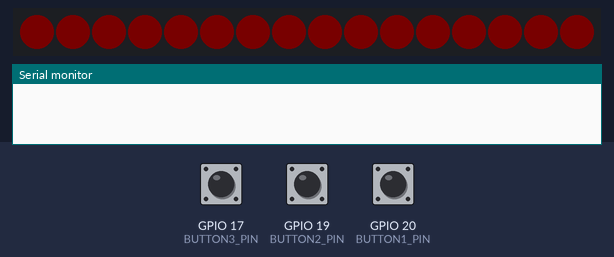
A sketch run on a simulated ESP32-C6. Parts: 16 RGB LEDs in strip order, left to right, the last lines printed to the serial monitor. The inputs (shaded band) are chosen by the test bench; at power-on: GPIO 17 (BUTTON3_PIN) HIGH, GPIO 19 (BUTTON2_PIN) HIGH, GPIO 20 (BUTTON1_PIN) HIGH. Dim RGB values are drawn brighter than linear; the audio player accepts every command and is not drawn.

Above: at 0.6 s.
At 5.9 s:
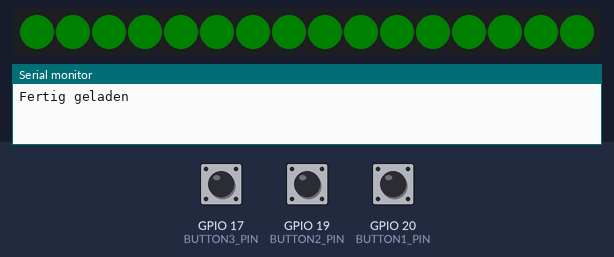
6.0 s: GPIO 17 (BUTTON3_PIN) pulled LOW for 0.15 s
9.1 s: GPIO 19 (BUTTON2_PIN) pulled LOW for 1 s
At 10.5 s:
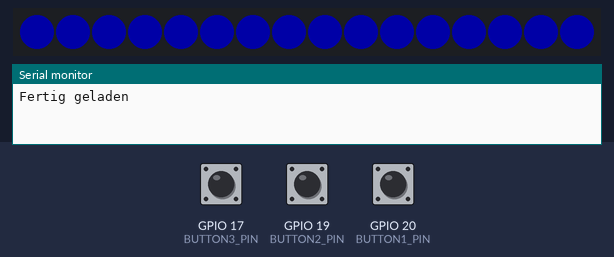
At 51.7 s:
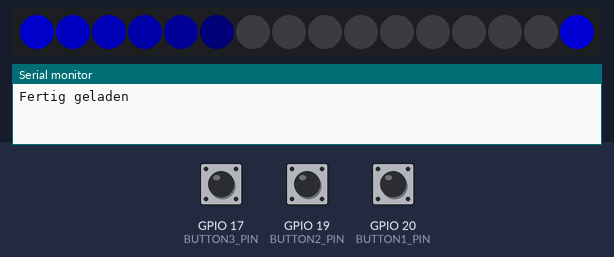

The sketch:

Monster_scanner.ino
```cpp
//MONSTER SENSOR

#include <Adafruit_NeoPixel.h>
#include <DFRobotDFPlayerMini.h>

#define LED_PIN 18            //Pin for LED´s
#define BUTTON1_PIN 20        //Pin Button 1
#define BUTTON2_PIN 19        //Pin Button 2
#define BUTTON3_PIN 17        //Pin Button 3
#define NUM_LEDS 16           //Number of LED´s


Adafruit_NeoPixel strip(NUM_LEDS, LED_PIN, NEO_GRB + NEO_KHZ800);
DFRobotDFPlayerMini dfPlayer;

bool programActive[3] = {false, false, false};
bool program3Running = false;
int program3Brightness = 50; // Set max. brightness of LED in programm 3

// Setup
void setup() {
  Serial.begin(115200);
  strip.begin();
  pinMode(LED_BUILTIN, OUTPUT);      // Set pin-mode for internal LED
  delay(250);
  digitalWrite(LED_BUILTIN, 1);      // Set internal LED to on
  delay(250);
  strip.fill(strip.Color(2, 0, 0));  // Set LED´s to red
  strip.show();
  delay(500);
  pinMode(BUTTON1_PIN, INPUT_PULLUP);
  pinMode(BUTTON2_PIN, INPUT_PULLUP);
  pinMode(BUTTON3_PIN, INPUT_PULLUP);
  pinMode(8, INPUT_PULLUP);
  pinMode(9, INPUT_PULLUP);
  Serial1.begin(9600, SERIAL_8N1, 22, 23);     // Set serial connection: RX=22, TX=23 (You can´t change that on ESP32-C6)
  if (!dfPlayer.begin(Serial1)) {
    Serial.println("DFPlayer initialisierung fehlgeschlagen");
    while (true);
  }
  delay(3000);
  dfPlayer.volume(20);
  Serial.println("Fertig geladen");
  delay(200);
  strip.fill(strip.Color(0, 5, 0));      // Set LED to green
  strip.show();
  digitalWrite(LED_BUILTIN, 0);
}

// Main Programm
void loop() {
  if (digitalRead(BUTTON1_PIN) == LOW) {
    toggleProgram1();
  } else if (digitalRead(BUTTON2_PIN) == LOW) {
    runProgram2();
  } else if (digitalRead(BUTTON3_PIN) == LOW) {
    toggleProgram3();
  }
  if (program3Running) {
    runProgram3();
  }
}

// Programm 1, toogle between "on" and "off" state from the sensor
void toggleProgram1() {
  if (!programActive[0]) {
    programActive[0] = true;
    strip.fill(strip.Color(0, 20, 0));
    strip.show();
    delay(2000);
    dfPlayer.play(1);
    strip.fill(strip.Color(0, 0, 20));
    strip.show();
    delay(2000);
  } else {
    strip.clear();
    strip.show();
    programActive[0] = false;
  }
  delay(1000);
}


// Actice scanning for "Monsters"
void runProgram2() {
  if (!programActive[1]) {
    programActive[1] = true;
    strip.fill(strip.Color(0, 0, 40));
    strip.show();
    dfPlayer.play(2);
    delay(3000);
    dfPlayer.play(6);
    unsigned long startTime = millis();
    while (millis() - startTime < 38000) {                  //Change value to length according to your MP3 file
      for (int pos = 0; pos < NUM_LEDS; pos++) {
        for (int i = 0; i < NUM_LEDS; i++) {
          int distance = (i - pos + NUM_LEDS) % NUM_LEDS;
          int brightness = max(128 - (distance * 21), 0);
          strip.setPixelColor(i, strip.Color(0, 0, brightness));
        }
        strip.show();
        delay(150);
      }
    }
    dfPlayer.play(3);
    delay(2000);
    strip.fill(strip.Color(0, 20, 0));
    strip.show();
    delay(1000);
    programActive[1] = false;
  }
}


// "Aktiver" Monsterschutz
void toggleProgram3() {
  program3Running = !program3Running;

  if (!program3Running) {
    strip.fill(strip.Color(0, 60, 0));
    strip.show();
  } else {
    delay(100);
    dfPlayer.play(4);
    delay(3000);
    dfPlayer.play(5);
  }

  delay(500);
}

void runProgram3() {
  static int j = 0;
  static int hue = 0;

  int minBrightness = program3Brightness * 0.02;               // 5% min. birghtness
  int brightness = (sin(j * 0.1) * ((program3Brightness - minBrightness) / 2)) + ((program3Brightness + minBrightness) / 2);

  uint32_t color = strip.ColorHSV(hue, 255, brightness);
  for (int i = 0; i < NUM_LEDS; i++) {
    strip.setPixelColor(i, color);
  }
  strip.show();


  hue += 256; // Adjust the increment to control the speed of the color shift
  if (hue > 65535) hue = 0;

  delay(50);
  j++;
}
```

Measured:
- after the input at 6.0 s, every drawn part: stays the same
- what the display in image 0 shows lasts 4.2 s, from 0.5 s to 4.7 s
